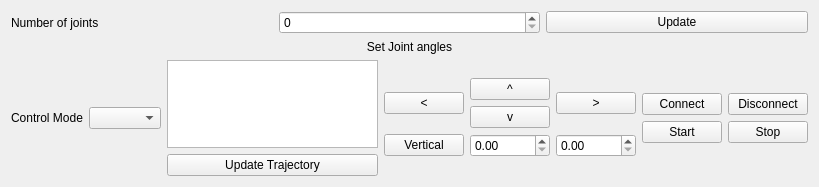
<?xml version="1.0" encoding="UTF-8"?>
<ui version="4.0">
 <class>main_gui</class>
 <widget class="QWidget" name="main_gui">
  <property name="geometry">
   <rect>
    <x>0</x>
    <y>0</y>
    <width>819</width>
    <height>187</height>
   </rect>
  </property>
  <property name="windowTitle">
   <string>Form</string>
  </property>
  <layout class="QVBoxLayout" name="verticalLayout_2">
   <item>
    <layout class="QHBoxLayout" name="main_layout">
     <item>
      <widget class="QLabel" name="No_of_Joints">
       <property name="text">
        <string>Number of joints</string>
       </property>
      </widget>
     </item>
     <item>
      <widget class="QSpinBox" name="no_of_joints_spin_box"/>
     </item>
     <item>
      <widget class="QPushButton" name="update_no_of_joints_button">
       <property name="text">
        <string>Update</string>
       </property>
      </widget>
     </item>
    </layout>
   </item>
   <item>
    <layout class="QVBoxLayout" name="controlJointsVLayout">
     <item>
      <widget class="QLabel" name="label">
       <property name="text">
        <string>Set Joint angles</string>
       </property>
       <property name="alignment">
        <set>Qt::AlignCenter</set>
       </property>
      </widget>
     </item>
     <item>
      <layout class="QHBoxLayout" name="horizontalLayout_2">
       <item>
        <widget class="QLabel" name="label_2">
         <property name="text">
          <string>Control Mode</string>
         </property>
        </widget>
       </item>
       <item>
        <widget class="QComboBox" name="control_mode_combo_box"/>
       </item>
       <item>
        <layout class="QVBoxLayout" name="verticalLayout_8">
         <item>
          <widget class="QTextEdit" name="trajectory_text_edit"/>
         </item>
         <item>
          <widget class="QPushButton" name="update_trajectory_button">
           <property name="text">
            <string>Update Trajectory</string>
           </property>
          </widget>
         </item>
        </layout>
       </item>
       <item>
        <layout class="QVBoxLayout" name="verticalLayout_7">
         <item>
          <spacer name="verticalSpacer_2">
           <property name="orientation">
            <enum>Qt::Vertical</enum>
           </property>
           <property name="sizeHint" stdset="0">
            <size>
             <width>20</width>
             <height>40</height>
            </size>
           </property>
          </spacer>
         </item>
         <item>
          <layout class="QHBoxLayout" name="horizontalLayout_4">
           <item>
            <layout class="QVBoxLayout" name="verticalLayout_6">
             <item>
              <widget class="QPushButton" name="left_button">
               <property name="text">
                <string>&lt;</string>
               </property>
              </widget>
             </item>
            </layout>
           </item>
           <item>
            <layout class="QVBoxLayout" name="verticalLayout_5">
             <item>
              <widget class="QPushButton" name="up_button">
               <property name="text">
                <string>^</string>
               </property>
              </widget>
             </item>
             <item>
              <widget class="QPushButton" name="down_button">
               <property name="text">
                <string>v</string>
               </property>
              </widget>
             </item>
            </layout>
           </item>
           <item>
            <layout class="QVBoxLayout" name="verticalLayout_3">
             <item>
              <widget class="QPushButton" name="right_button">
               <property name="text">
                <string>&gt;</string>
               </property>
              </widget>
             </item>
            </layout>
           </item>
          </layout>
         </item>
         <item>
          <layout class="QHBoxLayout" name="horizontalLayout_5">
           <item>
            <widget class="QPushButton" name="vertical_button">
             <property name="text">
              <string>Vertical</string>
             </property>
            </widget>
           </item>
           <item>
            <widget class="QDoubleSpinBox" name="x_double_spin_box"/>
           </item>
           <item>
            <widget class="QDoubleSpinBox" name="y_double_spin_box"/>
           </item>
          </layout>
         </item>
         <item>
          <spacer name="verticalSpacer_3">
           <property name="orientation">
            <enum>Qt::Vertical</enum>
           </property>
           <property name="sizeHint" stdset="0">
            <size>
             <width>20</width>
             <height>40</height>
            </size>
           </property>
          </spacer>
         </item>
        </layout>
       </item>
       <item>
        <layout class="QVBoxLayout" name="verticalLayout">
         <item>
          <spacer name="verticalSpacer_4">
           <property name="orientation">
            <enum>Qt::Vertical</enum>
           </property>
           <property name="sizeHint" stdset="0">
            <size>
             <width>20</width>
             <height>40</height>
            </size>
           </property>
          </spacer>
         </item>
         <item>
          <layout class="QHBoxLayout" name="horizontalLayout_3">
           <item>
            <widget class="QPushButton" name="connect_button">
             <property name="text">
              <string>Connect</string>
             </property>
            </widget>
           </item>
           <item>
            <widget class="QPushButton" name="disconnect_button">
             <property name="text">
              <string>Disconnect</string>
             </property>
            </widget>
           </item>
          </layout>
         </item>
         <item>
          <layout class="QHBoxLayout" name="horizontalLayout">
           <item>
            <widget class="QPushButton" name="start_button">
             <property name="text">
              <string>Start</string>
             </property>
            </widget>
           </item>
           <item>
            <widget class="QPushButton" name="stop_button">
             <property name="text">
              <string>Stop</string>
             </property>
            </widget>
           </item>
          </layout>
         </item>
         <item>
          <spacer name="verticalSpacer">
           <property name="orientation">
            <enum>Qt::Vertical</enum>
           </property>
           <property name="sizeHint" stdset="0">
            <size>
             <width>20</width>
             <height>40</height>
            </size>
           </property>
          </spacer>
         </item>
        </layout>
       </item>
      </layout>
     </item>
    </layout>
   </item>
  </layout>
 </widget>
 <resources/>
 <connections/>
</ui>
